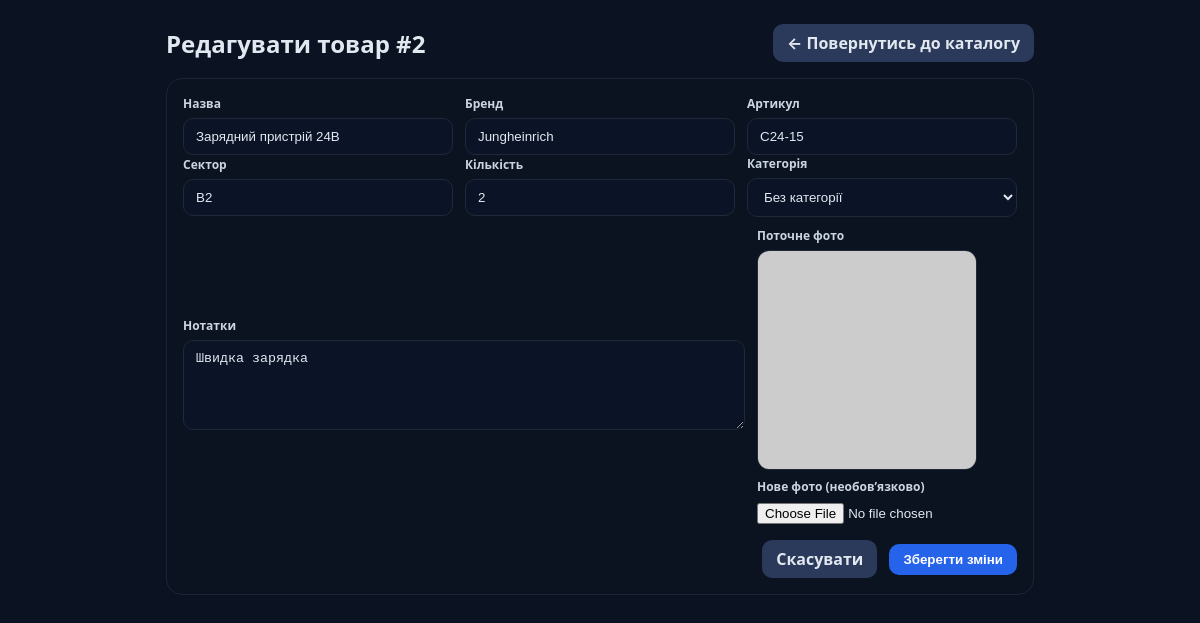
Page /pages/edit_item.php?id=2 (signed in) on the committed database.
### tables this page shows
CREATE TABLE items (
        id INTEGER PRIMARY KEY AUTOINCREMENT,
        name TEXT NOT NULL,
        brand TEXT,
        sku TEXT,
        sector TEXT,
        notes TEXT,
        qty INTEGER NOT NULL DEFAULT 0,
        photo TEXT, -- шлях до файлу у /uploads/items
        created_at TEXT DEFAULT CURRENT_TIMESTAMP
    , deleted_at TEXT DEFAULT NULL, category_id INTEGER DEFAULT NULL);

### pages/edit_item.php (the view, shortened to what this page needs)
<?php
$db = db();
$id = (int)($_GET['id'] ?? 0);
$st = $db->prepare("SELECT * FROM items WHERE id = :id LIMIT 1");
$st->execute([':id'=>$id]);
$item = $st->fetch();
?>
<!doctype html>
<html lang="uk">
<head>
  <link rel="stylesheet" href="/assets/css/style.css?v=2">
  <link rel="stylesheet" href="/assets/css/theme.css?v=102">
</head>
<body>
  <div class="wrap">
    <div class="toolbar">
      <h2>Редагувати товар #<?= (int)$item['id'] ?></h2>
      <a class="btn secondary" href="/dashboard.php?open=inventory">← Повернутись до каталогу</a>
    </div>
    <form class="card" method="post" action="/logic/edit_item_logic.php" enctype="multipart/form-data">
      <div class="row">
        <div class="col">
          <label>Назва</label>
          <input type="text" name="name" value="<?= htmlspecialchars($item['name']) ?>" required>
        </div>
        <div class="col">
          <label>Бренд</label>
          <input type="text" name="brand" value="<?= htmlspecialchars($item['brand'] ?? '') ?>">
        </div>
        <div class="col">
          <label>Артикул</label>
          <input type="text" name="sku" value="<?= htmlspecialchars($item['sku'] ?? '') ?>">
        </div>
      </div>
      <div class="row">
        <div class="col">
          <label>Сектор</label>
          <input type="text" name="sector" value="<?= htmlspecialchars($item['sector'] ?? '') ?>">
        </div>
        <div class="col">
          <label>Кількість</label>
          <input type="number" name="qty" min="0" value="<?= (int)$item['qty'] ?>">
        </div>
        <div class="col">
          <label>Категорія</label>
          <select name="category_id">
            <option value="">Без категорії</option>
          </select>
        </div>
      </div>
      <div class="row" style="margin-top:10px">
        <div class="col">
          <label>Нотатки</label>
          <textarea name="notes"><?= htmlspecialchars($item['notes'] ?? '') ?></textarea>
        </div>
        <div class="col" style="max-width:260px">
          <label>Поточне фото</label>
          <div class="preview">
            <?php if (!empty($item['photo'])): ?>
              <img src="<?= htmlspecialchars($item['photo']) ?>" alt="Фото">
            <?php else: ?>
              <img src="https://placehold.co/400x400?text=No+Photo" alt="Фото">
            <?php endif; ?>
          </div>
          <div style="margin-top:8px">
            <label>Нове фото (необов’язково)</label>
            <input type="file" name="photo" accept="image/*">
          </div>
        </div>
      </div>
      <div class="row" style="margin-top:16px;justify-content:flex-end">
        <a class="btn secondary" href="/dashboard.php?open=inventory">Скасувати</a>
        <button class="btn primary" type="submit">Зберегти зміни</button>
      </div>
    </form>
  </div>
</body>
</html>

### assets/css/style.css (style rules this page uses)
:root { --bg: #0b1222; --bg-elev: #0f172a; --line: #1f2937; --text: #e2e8f0; --muted: #94a3b8; --brand: #2563eb; --ok-bg: #0b2a17; --ok-fg:#bbf7d0; --ok-line:#0f3a20; --err-bg: #2a0b0b; --err-fg:#fecaca; --err-line:#3b0f0f; }
* { box-sizing: border-box; }
html,body { height:100%; }
body { margin:0; font-family: system-ui, -apple-system, Segoe UI, Roboto, Arial, sans-serif; background: var(--bg); color: var(--text); -webkit-font-smoothing: antialiased; -moz-osx-font-smoothing: grayscale; }
img { max-width:100%; display:block; }
a { color: inherit; text-decoration: none; }
h1,h2,h3,h4,p { margin:0 0 12px; }
input[type="text"], input[type="number"], input[type="email"], input[type="password"], select, textarea { width: 100%; background: #0b1326; color: var(--text); border: 1px solid var(--line); border-radius: 10px; padding: 10px 12px; outline: none; }
input::placeholder, textarea::placeholder { color: var(--muted); }
label { display:block; font-size: 12px; color: var(--muted); margin-bottom:6px; }
.row { display:flex; gap:10px; align-items:center; }

### assets/css/theme.css (style rules this page uses)
.toolbar { display:grid;grid-template-columns:auto 1fr;align-items:center;gap:16px;margin-bottom:16px }
.toolbar h2 { margin:0 }
.btn { border:none;cursor:pointer;font-weight:700;padding:8px 14px;border-radius:10px;transition:.15s }
.btn.primary { background:#2563eb;color:#fff }
.btn.secondary { background:#2b3a5a;color:#e2e8f0 }
.card { background:#0f172a; border:1px solid #1f2937; border-radius:14px; overflow:hidden; }

### pages/edit_item.php (style rules this page uses)
.wrap { max-width:900px;margin:24px auto;padding:0 16px; }
.card { background:#0b1220;border:1px solid #1c2534;border-radius:16px;padding:16px }
.row { display:flex;gap:12px;flex-wrap:wrap }
.row .col { flex:1 1 220px }
.preview { width:220px;height:220px;border-radius:12px;overflow:hidden;background:#0f172a;border:1px solid #1f2937 }
.preview img { width:100%;height:100%;object-fit:cover }
.toolbar { display:flex;align-items:center;justify-content:space-between;margin-bottom:16px }
.toolbar a { white-space:nowrap }
label { display:block;margin-bottom:6px;color:#cbd5e1;font-weight:600 }
input[type="text"], input[type="number"], textarea, select { width:100% }
textarea { min-height:90px }

### rows in the picture
items: id "2", name "Зарядний пристрій 24В", brand "Jungheinrich", sku "C24-15", sector "B2", qty "2", notes "Швидка зарядка"
